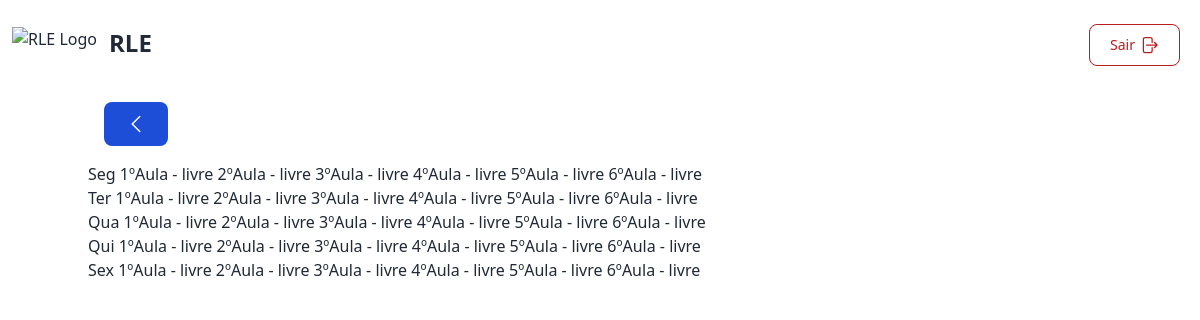
/Bin/crono_prof.php (signed in), run on an earlier commit of the app's database.
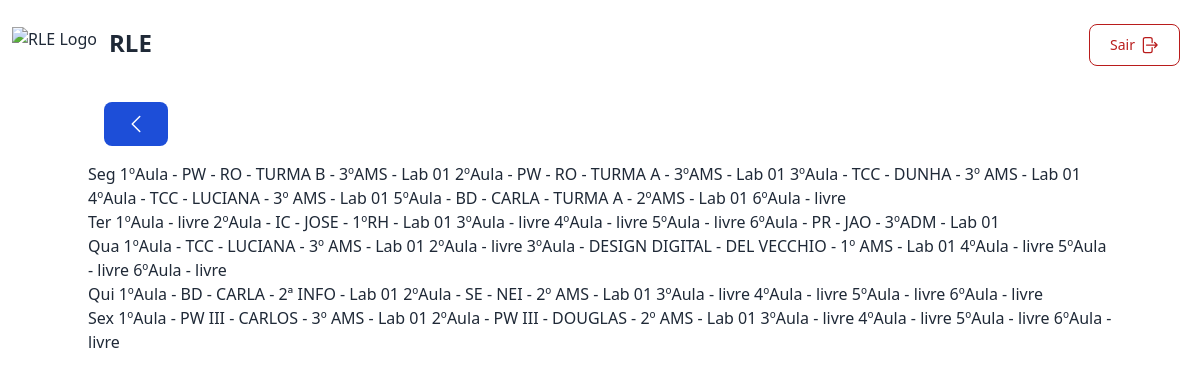
And on a later commit of the database.
### tables this page shows
CREATE TABLE `cronograma` (
  `cro_cod` int(11) NOT NULL,
  `cro_desc` varchar(200) DEFAULT NULL,
  `cro_aula` int(11) NOT NULL,
  `cro_sem` int(11) NOT NULL,
  `cro_isActive` bit(1) NOT NULL,
  `lab_cod` int(11) NOT NULL,
  `prof_cod` int(11) NOT NULL
);

CREATE TABLE `laboratorio` (
  `lab_cod` int(11) NOT NULL,
  `lab_nome` varchar(40) NOT NULL,
  `lab_desc` varchar(200) DEFAULT NULL,
  `lab_isActive` bit(1) NOT NULL
);

### Bin/crono_prof.php (the view, shortened to what this page needs)
<?php
include_once ("../navbar2.php");
$translate = array(
    0 => "Dom",
    1 => "Seg",
    2 => "Ter",
    3 => "Qua",
    4 => "Qui",
    5 => "Sex",
    6 => "Sab",
);
?>
<div class="container mx-auto px3">
    <div class="px-4 mx-auto max-w-screen-xl ">
    <a href="pageProfessor.php" class="my-4 text-white bg-blue-700 hover:bg-blue-800 focus:ring-4 focus:outline-none focus:ring-blue-300 font-medium rounded-lg text-sm px-5 py-2.5 text-center inline-flex items-center dark:bg-blue-600 dark:hover:bg-blue-700 dark:focus:ring-blue-800">
    <svg xmlns="http://www.w3.org/2000/svg" fill="none" viewBox="0 0 24 24" stroke-width="1.5" stroke="currentColor" class="size-6">
      <path stroke-linecap="round" stroke-linejoin="round" d="M15.75 19.5 8.25 12l7.5-7.5" />
    </svg>
    </a>
    </div>
  <div class="row align-items-center">
<?php
$cod = $_SESSION['cod'];
for ($sem = 1; $sem <= 5; $sem++) {
        $slq = mysqli_query($conexao, "SELECT c.cro_aula as aula,c.cro_desc as descr,c.cro_isActive as active, l.lab_nome as lab FROM cronograma as c INNER JOIN laboratorio as l on c.lab_cod=l.lab_cod INNER JOIN professor as p on c.prof_cod=p.prof_cod WHERE c.cro_sem = '$sem' AND c.prof_cod='$cod' ORDER BY c.cro_aula ASC");
         while ($reserva = mysqli_fetch_array($slq)) {
                switch ($reserva["aula"]) {
                    case "1":
                        $aula1 = ['desc' => $reserva['descr'],'lab' => $reserva['lab']];
                        break;
                    case "2":
                        $aula2 = ['desc' => $reserva['descr'],'lab' => $reserva['lab']];
                        break;
                    case "3":
                        $aula3 = array('desc' => $reserva['descr'],'lab' => $reserva['lab']);
                        break;
                    case "4":
                        $aula4 = array('desc' => $reserva['descr'],'lab' => $reserva['lab']);
                        break;
                    case "5":
                        $aula5 = array('desc' => $reserva['descr'],'lab' => $reserva['lab']);
                        break;
                    case "6":
                        $aula6 = array('desc' => $reserva['descr'],'lab' => $reserva['lab']);
                        break;
                    }
            }
        ; ?>
      <div class="col">
        <a class="list-group-item list-group-item-action" disabled><?php echo $translate[$sem]; ?></a>
        <a class="list-group-item list-group-item-action" <?php if(!isset($aula1)){echo 'href="../Reserva/formReserva.php?sem='.$sem.'&aula=1"';}else{echo 'disabled';}?>>1ºAula - <?php if(!isset($aula1)){echo "livre ";}else{echo $aula1['desc']." - ".$aula1['lab'];}?></a>
        <a class="list-group-item list-group-item-action" <?php if(!isset($aula1)){echo 'href="../Reserva/formReserva.php?sem='.$sem.'&aula=2"';}else{echo 'disabled';}?>>2ºAula - <?php if(!isset($aula2)){echo "livre ";}else{echo $aula2['desc']." - ".$aula2['lab'];}?></a>
        <a class="list-group-item list-group-item-action" <?php if(!isset($aula1)){echo 'href="../Reserva/formReserva.php?sem='.$sem.'&aula=3"';}else{echo 'disabled';}?>>3ºAula - <?php if(!isset($aula3)){echo "livre ";}else{echo $aula3['desc']." - ".$aula3['lab'];}?></a>
        <a class="list-group-item list-group-item-action" <?php if(!isset($aula1)){echo 'href="../Reserva/formReserva.php?sem='.$sem.'&aula=4"';}else{echo 'disabled';}?>>4ºAula - <?php if(!isset($aula4)){echo "livre ";}else{echo $aula4['desc']." - ".$aula4['lab'];}?></a>
        <a class="list-group-item list-group-item-action" <?php if(!isset($aula1)){echo 'href="../Reserva/formReserva.php?sem='.$sem.'&aula=5"';}else{echo 'disabled';}?>>5ºAula - <?php if(!isset($aula5)){echo "livre ";}else{echo $aula5['desc']." - ".$aula5['lab'];}?></a>
        <a class="list-group-item list-group-item-action" <?php if(!isset($aula1)){echo 'href="../Reserva/formReserva.php?sem='.$sem.'&aula=6"';}else{echo 'disabled';}?>>6ºAula - <?php if(!isset($aula6)){echo "livre ";}else{echo $aula6['desc']." - ".$aula6['lab'];}?></a>
      </div>
    <?php
    $aula1 = null;
    $aula2 = null;
    $aula3 = null;
    $aula4 = null;
    $aula5 = null;
    $aula6 = null;
}?>
  </div>
</div>

What changed in the data, as far as the page shows it:
added cronograma: cro_desc "PW - RO - TURMA B - 3ºAMS"
now on this page (row unchanged): laboratorio: lab_nome "Lab 01"
added cronograma: cro_desc "PW - RO - TURMA A - 3ºAMS"
added cronograma: cro_desc "TCC - DUNHA - 3º AMS"
added cronograma: cro_desc "TCC - LUCIANA - 3º AMS"
added cronograma: cro_desc "BD - CARLA - TURMA A - 2ºAMS"
added cronograma: cro_desc "IC - JOSE - 1ºRH"
added cronograma: cro_desc "PR - JAO - 3ºADM"
added cronograma: cro_desc "TCC - LUCIANA - 3º AMS"
added cronograma: cro_desc "DESIGN DIGITAL - DEL VECCHIO - 1º AMS"
added cronograma: cro_desc "BD - CARLA - 2ª INFO"
added cronograma: cro_desc "SE - NEI - 2º AMS"
added cronograma: cro_desc "PW III - CARLOS - 3º AMS"
added cronograma: cro_desc "PW III - DOUGLAS - 2º AMS"
Also different on the page:
new list line: "Seg 1ºAula - - 2ºAula - - 3ºAula - - 4ºAula - - 5ºAula - - 6ºAula - livre"
new list line: "Ter 1ºAula - livre 2ºAula - - 3ºAula - livre 4ºAula - livre 5ºAula - livre 6ºAula - -"
new list line: "Qua 1ºAula - - 2ºAula - livre 3ºAula - - 4ºAula - livre 5ºAula - livre 6ºAula - livre"
new list line: "Qui 1ºAula - - 2ºAula - - 3ºAula - livre 4ºAula - livre 5ºAula - livre 6ºAula - livre"
new list line: "Sex 1ºAula - - 2ºAula - - 3ºAula - livre 4ºAula - livre 5ºAula - livre 6ºAula - livre"
list line gone: "Seg 1ºAula - livre 2ºAula - livre 3ºAula - livre 4ºAula - livre 5ºAula - livre 6ºAula - livre"
list line gone: "Ter 1ºAula - livre 2ºAula - livre 3ºAula - livre 4ºAula - livre 5ºAula - livre 6ºAula - livre"
list line gone: "Qua 1ºAula - livre 2ºAula - livre 3ºAula - livre 4ºAula - livre 5ºAula - livre 6ºAula - livre"
list line gone: "Qui 1ºAula - livre 2ºAula - livre 3ºAula - livre 4ºAula - livre 5ºAula - livre 6ºAula - livre"
list line gone: "Sex 1ºAula - livre 2ºAula - livre 3ºAula - livre 4ºAula - livre 5ºAula - livre 6ºAula - livre"
